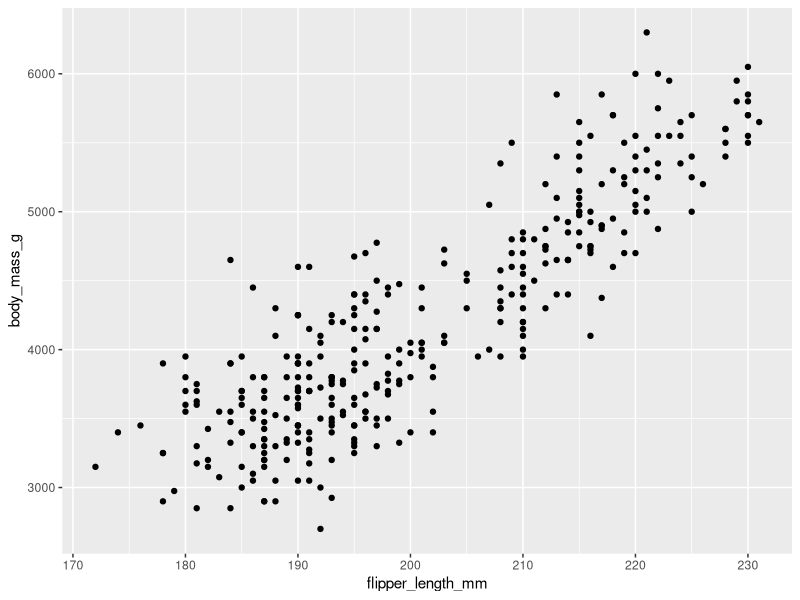
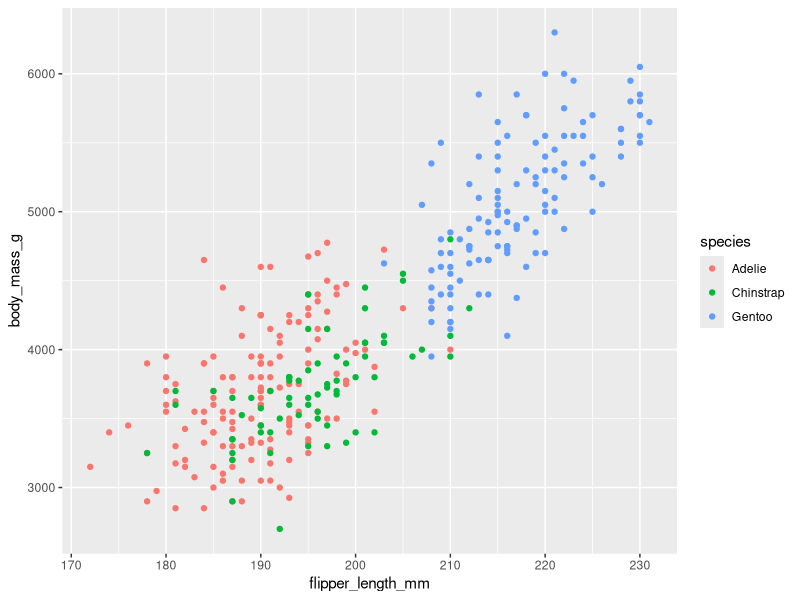
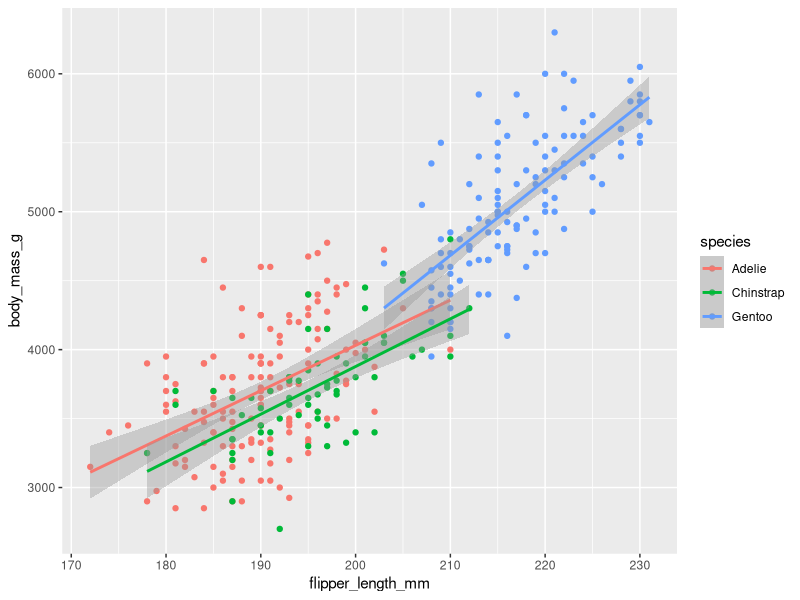
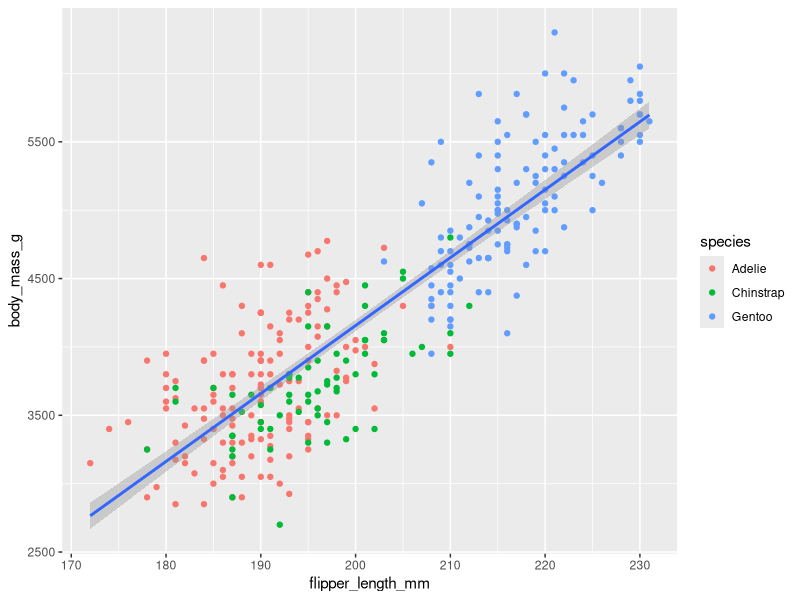
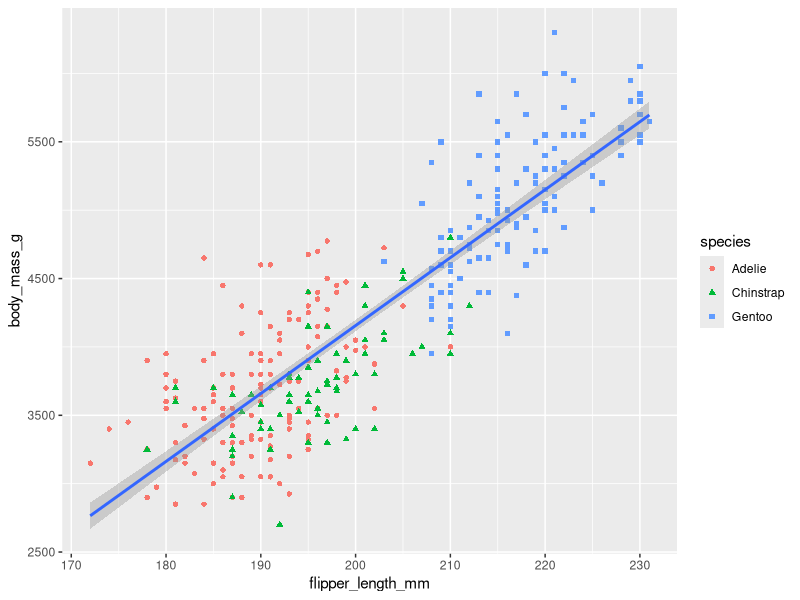
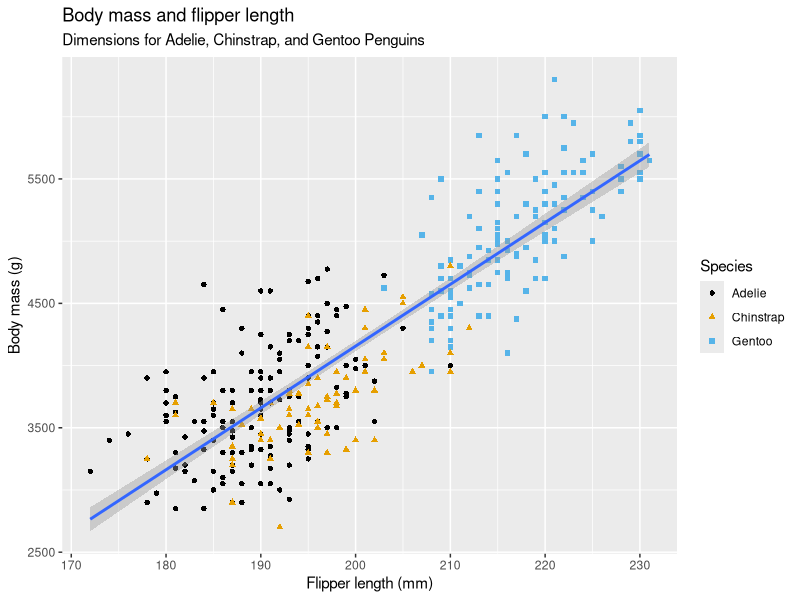
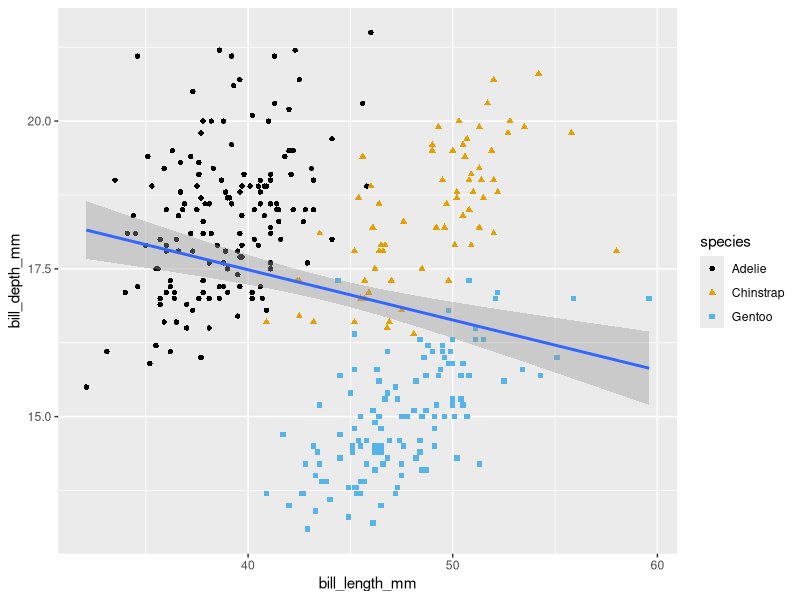
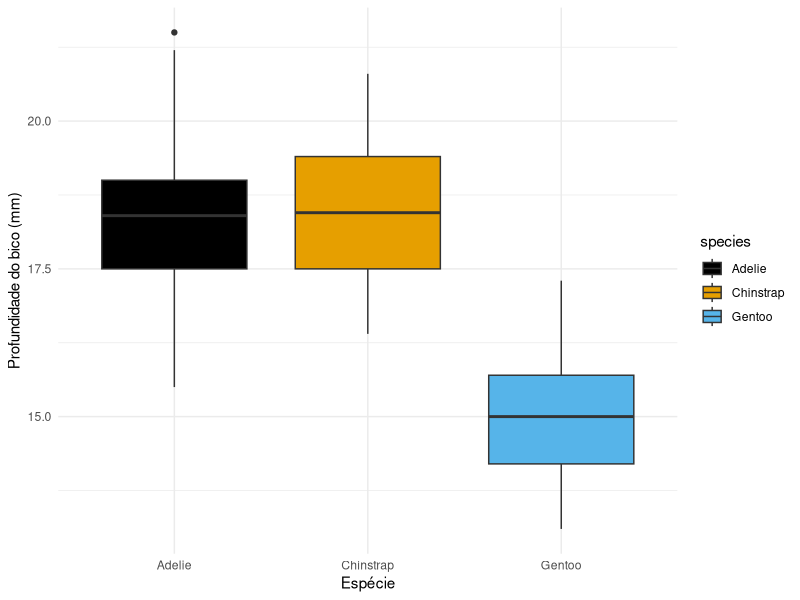

Source code (R) for these figures, in order: (Note: this script raises an error after producing the figures.)
#https://r4ds.hadley.nz/data-visualize.html
setwd("C:/Users/Ana Januário/Desktop/databases/R_for_data_science")

#install.packages("tidyverse")

library(tidyverse)

install.packages(
  c("arrow", "babynames", "curl", "duckdb", "gapminder", 
    "ggrepel", "ggridges", "ggthemes", "hexbin", "janitor", "Lahman", 
    "leaflet", "maps", "nycflights13", "openxlsx", "palmerpenguins", 
    "repurrrsive", "tidymodels", "writexl")
)
library(palmerpenguins)
library(ggthemes)

view(penguins)

#considerando pinguins: Como é a relação entre o comprimento da nadadeira e a massa corporal?

#criando grafico com ggplot
ggplot(
  data = penguins,                                       #indicar a base de dados
  mapping = aes(x = flipper_length_mm, y = body_mass_g)  #indicar as variáveis representadas
) +
  geom_point()                                          #Indicar o tipo de grafico que eu quero

#Aparentemente a relção entre compromento da nadadeira e massa corporal é positiva


#vamos modificar a camada aesthetic e add a especie

ggplot(
  data = penguins,
  mapping = aes(x = flipper_length_mm, y = body_mass_g, color = species)
) +
  geom_point()

#vamos adicionar outra camada, dessa vez um outro objeto geometrico, 
#uma linha que irá representar um modelo linear dos pontos
ggplot(
  data = penguins,
  mapping = aes(x = flipper_length_mm, y = body_mass_g, color = species)
) +
  geom_point() +               #grafico de pontos
  geom_smooth(method = "lm")   #linha com base em um modelo linear

#Nós não queremos um modelo linear para cada especie.
#De facto, só queremos que o grafico de pontos seja representado pela especie
#Então podemos mudar o mapeamentos estéticos no nível local 

ggplot(
  data = penguins,
  mapping = aes(x = flipper_length_mm, y = body_mass_g)
) +
  geom_point(mapping = aes(color = species)) +
  geom_smooth(method = "lm")

#também podemos mapear a especie pela forma

ggplot(
  data = penguins,
  mapping = aes(x = flipper_length_mm, y = body_mass_g)
) +
  geom_point(mapping = aes(color = species, shape = species)) +
  geom_smooth(method = "lm")

#podemos escolher as legendas e escolher as cores do grafico
ggplot(
  data = penguins,
  mapping = aes(x = flipper_length_mm, y = body_mass_g)
) +
  geom_point(aes(color = species, shape = species)) +
  geom_smooth(method = "lm") +
  labs(
    title = "Body mass and flipper length",
    subtitle = "Dimensions for Adelie, Chinstrap, and Gentoo Penguins",
    x = "Flipper length (mm)", y = "Body mass (g)",
    color = "Species", shape = "Species"
  ) +
  scale_color_colorblind()

#Exercicios
#1
nrow(penguins)
ncol(penguins)

?penguins
#2- penguins$bill_depth_mm profundidade do bico?


#3
ggplot(
  data = penguins,
  mapping = aes(x = bill_length_mm, y = bill_depth_mm )
) +
  geom_point(aes(color = species, shape = species)) +
  geom_smooth(method = "lm") +
    scale_color_colorblind()
#sinceramente não parece ter bem uma relação, parece mais que se forma clusters

#4- Para representar uma variável categorica e uma variável numerica
#podemos utilizar o boxplot
ggplot(
  data = penguins,
  mapping = aes(x = species, y = bill_depth_mm, fill = species)
) +
  geom_boxplot() +
  scale_fill_colorblind() +
  labs(x = "Espécie", y = "Profundidade do bico (mm)") +
  theme_minimal()

#Também podemos utilizar o grafico de densidade
ggplot(
  data = penguins,
  mapping = aes(x = bill_depth_mm, fill = species)
) +
  geom_density(alpha = 0.5) +
  scale_fill_colorblind() +
  labs(x = "Profundidade do bico (mm)", y = "Densidade") +
  theme_minimal()

#5- Pq o codigo abaixo da erro?
ggplot(data = penguins) + 
  geom_point()
#pq precisa fornecer as informações de mapeamento estético 
#(aesthetics mapping) para os eixos x e y.

#6
ggplot(
  data = penguins,
  mapping = aes(x = flipper_length_mm, y = body_mass_g)
) +
  geom_point(aes(color = species, shape = species), na.rm = T) +
  geom_smooth(method = "lm") +
  labs(
    title = "Body mass and flipper length",
    subtitle = "Dimensions for Adelie, Chinstrap, and Gentoo Penguins",
    x = "Flipper length (mm)", y = "Body mass (g)",
    color = "Species", shape = "Species"
  ) +
  scale_color_colorblind()

#7 - 

ggplot(
  data = penguins,
  mapping = aes(x = species, y = bill_depth_mm, fill = species)
) +
  geom_boxplot() +
  scale_fill_colorblind() +
  labs(title = "Data come from the palmerpenguins package.",
       x = "Espécie", y = "Profundidade do bico (mm)") +
  theme_minimal()

#8-
ggplot(
  data = penguins,
  mapping = aes(x = flipper_length_mm, y = body_mass_g)
) +
  geom_point(aes(color = bill_depth_mm)) +
  scale_color_gradient(low = "lightblue", high = "darkblue") +
  labs(x = "Comprimento da nadadeira (mm)", y = "Massa corporal (g)") +
  theme_minimal()  +
  geom_smooth(
    data = penguins,
    mapping = aes(x = flipper_length_mm, y = body_mass_g)
  )

#9
ggplot(
  data = penguins,
  mapping = aes(x = flipper_length_mm, y = body_mass_g, color = island)
) +
  geom_point() +
  geom_smooth(se = FALSE)

#10
ggplot(
  data = penguins,
  mapping = aes(x = flipper_length_mm, y = body_mass_g)
) +
  geom_point() +
  geom_smooth()

ggplot() +
  geom_point(
    data = penguins,
    mapping = aes(x = flipper_length_mm, y = body_mass_g)
  ) +
  geom_smooth(
    data = penguins,
    mapping = aes(x = flipper_length_mm, y = body_mass_g)
  )

#aparentemente são iguais


ggplot(penguins, aes(x = flipper_length_mm, y = body_mass_g)) + 
  geom_point()

#No futuro, você também aprenderá sobre o pipe, |>, que permitirá criar esse gráfico com
penguins |> 
  ggplot(aes(x = flipper_length_mm, y = body_mass_g)) + 
  geom_point()

#Visualizar distribuições
#categoricos
ggplot(penguins, aes(x = species)) +
  geom_bar()

#organizar as barras pela frequencia
ggplot(penguins, aes(x = fct_infreq(species))) +
  geom_bar()

#numericos
#tamanho das bins do histogram
ggplot(penguins, aes(x = body_mass_g)) +
  geom_histogram(binwidth = 200)


ggplot(penguins, aes(x = body_mass_g)) +
  geom_histogram(binwidth = 20)

ggplot(penguins, aes(x = body_mass_g)) +
  geom_histogram(binwidth = 2000)

ggplot(penguins, aes(x = body_mass_g)) +
  geom_histogram()


#Grafico de densidade

ggplot(penguins, aes(x = body_mass_g)) +
  geom_density()


ggplot(penguins, aes(x = flipper_length_mm, y = body_mass_g)) +
  geom_point(aes(color = species, shape = species)) +
  facet_wrap(~island)
